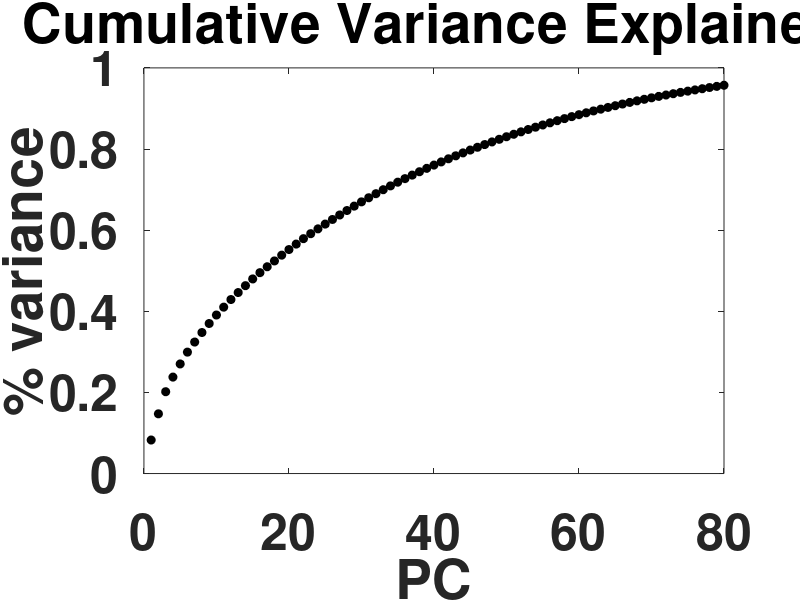

The MATLAB script that drew this image: (Note: this script raises an error after producing the figure.)

%%%%%%%% PLOTTING Figure 3A
%%%%%%% Single-event population activity vectors (all cells from all regions, summed spike counts, -500 to +1000ms) 
%%%%%%% in the space of first three principal components, cluster by gesture-type 
%%%%%%% Input is nTrials x nCells , 
%%%%%%%   where each entry is # of spikes within a trial
%%%%%%%  Each point in state-space is a trial 
%%%%%%%
%%%%%%% data.allCellsPerTrialSpikeCount contains summed spike counts;  nTrials x nCells 
%%%%%%  data.allTrials contains which categorical gesture occured, nTrials
%%%%%% 
% written GRI 250911

clear all; close all;
set(0,'defaultAxesFontSize',36)
set(0,'defaultAxesFontWeight','bold')

data = load('matfiles/Fig3A.mat'); % change input file to examine plots from Supplementary Figures
thisRegion = 'All';

sqrtFlag = 0;
centerOnlyFlag = 0; % ONLY mean center input to PCA (dont divide by std)
centerNormalizeFlag = 1; % normalize cells/variables by their variance in addition to mean-centering (PCA on correlation matrix)    

allCellsPerTrialSpikeCount = data.allCellsPerTrialSpikeCount;
allTrials = data.allTrials;
bhvs2plot = data.bhvs2plot;
taxis = data.ax; 

% Single-Trial PCA 
% Input is nTrials x nCells , 
%    where each entry is # of spikes within a trial
%  Each point in state-space is a TRIAL 
%%
if centerOnlyFlag
     [coeff,score,latent, ~] = pca(allCellsPerTrialSpikeCount); % centering (subtract column/cell means) done automatically by pca()
     neuralInput = allCellsPerTrialSpikeCount - mean(allCellsPerTrialSpikeCount); %for plotting only, later
elseif centerNormalizeFlag
     [coeff,score,latent, ~] = pca(allCellsPerTrialSpikeCount,'VariableWeights', 'variance'); 
     neuralInput = (allCellsPerTrialSpikeCount - mean(allCellsPerTrialSpikeCount)) ./ std(allCellsPerTrialSpikeCount,[],1);
elseif sqrtFlag 
    [coeff,score,latent, ~] = pca(sqrt(allCellsPerTrialSpikeCount)); 
    neuralInput = sqrt(allCellsPerTrialSpikeCount);
else
    [coeff,score,latent, ~] = pca(allCellsPerTrialSpikeCount,'Centered','off');
    neuralInput = allCellsPerTrialSpikeCount;
    disp('performing PCA on uncentered, non-normalized data!')
end


% explained variance 
explained = latent/sum(latent);

% eigenvalues 
figure; 
plot(cumsum(latent/sum(latent)), 'ok','MarkerFaceColor','k') 
xlabel('PC'); ylabel('% variance'); xlim([0 80]);
title('Cumulative Variance Explained');

% plot perTrial data projected onto first 3 PCs 
%%
[~,~,id] = unique(allTrials.trialType);
markers = 'osd*.';
cols = [1, 0 0 ;   
        0, 0, 1;   
        0, 1, 0];      

blendFactor = 0.5;  % 0 = vivid, 1 = pure white
muted = cols * (1 - blendFactor) + blendFactor * ones(3,3);

plotFig = figure; 
plotFig.Position = [476 92 946 774];
hold on

bhvs2plot = unique(allTrials.trialType);  % or specify your desired order
for idx = 1:length(bhvs2plot)
    dat2plot = score(allTrials.trialType == bhvs2plot(idx), :);
    scat(idx) = scatter3(dat2plot(:,1), dat2plot(:,2), dat2plot(:,3), ...
        500, muted(idx,:), markers(idx), 'filled', ...
        'MarkerFaceAlpha', 0.5, 'MarkerEdgeColor', cols(idx,:), 'LineWidth', 2);
end

xlabel('Neural PC1')
ylabel('Neural PC2')
zlabel('Neural PC3')
title([thisRegion ': Single Trials of Facial Gesture']); hold off
legend({'Threat','Lipsmack','Chew'})
view(3); grid on; 

ax = gca;
set(ax, 'CameraPosition',  [-84.9252  76.9082  48.6309], ...
        'CameraTarget',    [2.5 2.5 0], ...
        'CameraUpVector',  [0 0 1], ...
        'CameraViewAngle', 10.18);
drawnow; 
set(ax, 'CameraPositionMode','auto', ...
        'CameraTargetMode','auto', ...
        'CameraUpVectorMode','auto', ...
        'CameraViewAngleMode','auto');

rotate3d(ax, 'on');     
% %plotFig = gcf;
%fileOut = ['/Users/geena/Dropbox/PhD/Manuscript/ScienceSubmission/ScienceRevision/ScienceResubmissionFigures/Fig3A_' thisRegion '.pdf'];
%exportgraphics(plotFig, fileOut, 'ContentType', 'vector');
